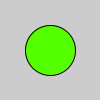
Frame 1 (no input)
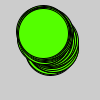
Frame 60 (the mouse pressed at the canvas centre just before this capture)
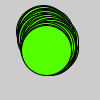
Frame 120 (the mouse held since frame 60 and released just before this capture)

The Processing sketch that drew these frames (run headless with seeded random() and noise(); from frame 60 on, the mouse is pressed at the canvas centre):

// Processing sketch: L9_1e
// ── L9_1e.pde
Circle circle = new Circle();

void setup() {
  colorMode(HSB, 360, 100, 100);
  
  circle.x = 50;
  circle.y = 50;
  
  circle.s = 50;
  
  circle.hue = 100;
}

void draw() {
  
  circle.display();
  circle.update();
}

class Circle {
 
  float x;
  float y;
  
  float s;
  
  float hue;
  
  void display() {
    fill(hue, 100, 100);
    ellipse(x, y, s, s);
  }
  
  void update() {
    x += random(-2, 2);
    y += random(-2, 2);
  }
}
